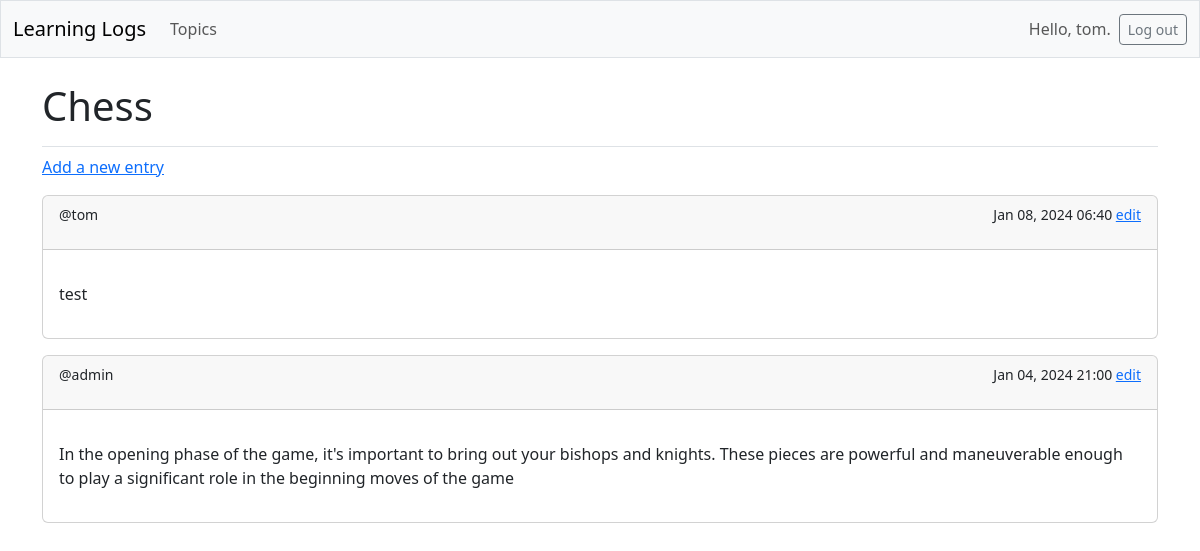
/topics/2/ (signed in), run on the app's committed database.
### logs/models.py (models this page shows, shortened)
class Topic(models.Model):
    text = models.CharField(max_length=200, unique=True)
    date_added = models.DateTimeField(auto_now_add=True)

class Entry(models.Model):
    topic = models.ForeignKey(Topic, on_delete=models.CASCADE)
    text = models.TextField()
    date_added = models.DateTimeField(auto_now_add=True)
    owner = models.ForeignKey(User, on_delete=models.CASCADE)
    class Meta:
        verbose_name_plural = 'entries'

### logs/views.py (the view)
# urls.py: path('topics/<int:topic_id>/', views.topic, name='topic'),
@login_required
def topic(request, topic_id):
    topic = Topic.objects.get(id=topic_id)
    entries = topic.entry_set.order_by('-date_added')
    context = {'topic':topic, 'entries':entries}
    return render(request, 'logs/topic.html', context)

### logs/templates/logs/topic.html
{% extends 'logs/base.html' %} {% block page_header%}
<h1>{{topic.text}}</h1>
{% endblock page_header %} {% block content%}
<p><a href="{% url 'logs:new_entry' topic.id %}">Add a new entry</a></p>
{% for i in entries %}
<div class="card mb-3">
	<small class="card-header">
		<p style="display: inline">@{{i.owner}}</p>
		<p style="float: right; display: inline">
			{{i.date_added|date:'M d, Y H:i'}}
			<a href="{% url 'logs:edit_entry' i.id %}">edit</a>
		</p>
	</small>
	<div class="card-body">
		<p>{{ i.text|linebreaks}}</p>
	</div>
</div>
{% empty %}
<p>There are no entries for this topic yet</p>
{% endfor %} {% endblock content%}

### logs/templates/logs/base.html (shortened to what this page needs)
<!DOCTYPE html>
<html lang="en">
  <head>
    {% load django_bootstrap5 %} {% bootstrap_css %} {% bootstrap_javascript %}
  </head>
  <body>
    <nav class="navbar navbar-expand-md navbar-light bg-light mb-4 border">
      <div class="container-fluid">
        <a class="navbar-brand" href="{% url 'logs:index' %}">Learning Logs</a>
        <div class="collapse navbar-collapse" id="navbarCollapse">
          <ul class="navbar-nav me-auto mb-2 mb-md-0">
            <li class="nav-item">
              <a class="nav-link" href="{% url 'logs:topics' %}">Topics</a>
            </li>
          </ul>
          <ul class="navbar-nav ms-auto mb-2 mb-md-0">
            {% if user.is_authenticated %}
            <li class="nav-item">
              <span class="navbar-text me-2">Hello, {{user.username}}.</span>
            </li>
            {% endif %}
          </ul>
          {% if user.is_authenticated %}
          <form action="{% url 'accounts:logout' %}" method="post">
            <button name="submit" class="btn btn-outline-secondary btn-sm">
              Log out
            </button>
          </form>
          {% endif %}
        </div>
      </div>
    </nav>
    <main class="container">
      <div class="pb-2 mb-2 border-bottom">
        {% block page_header %}{% endblock page_header %}
      </div>
      <div>{% block content %}{% endblock content %}</div>
    </main>
  </body>
</html>

### data on the page
Topic: text "Chess"
Entry: owner "tom", date_added "Jan 08, 2024 06:40", text "test"
Entry: owner "admin", date_added "Jan 04, 2024 21:00", text "In the opening phase of the game, it's important to bring out your bishops and knights. These pieces are powerful and maneuverable enough to play a significant role in the beginning moves of the game"

### other printed values
{{ user.username }} "tom"
